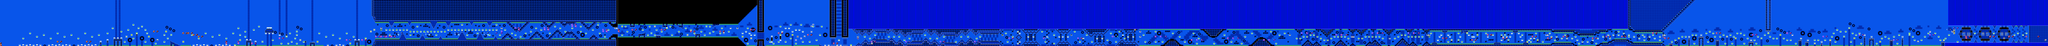

The image is a tile-based game level rendered from a .tmx file. Its description and source (layers, tilesets, objects; grid data summarised) follow:
An orthogonal 1190x27 tile map with 16x16 px tiles, 2 tile layers (SP, ...), 2 tilesets.

<map version="1.10" tiledversion="1.11.2" orientation="orthogonal" renderorder="right-down" width="1190" height="27" tilewidth="16" tileheight="16" infinite="0" nextlayerid="3" nextobjectid="1">
 <editorsettings>
  <chunksize width="16" height="27" />
  <export target="../LEVELS/LEVEL DATA/lvlset_B/fireaura.csv" format="csv" />
 </editorsettings>
 <tileset firstgid="1" name="famidash" tilewidth="16" tileheight="16" tilecount="256" columns="16">
  <image source="../GRAPHICS/famidash.bmp" width="256" height="256" />
 </tileset>
 <tileset firstgid="257" name="sprites" tilewidth="16" tileheight="16" tilecount="256" columns="16">
  <image source="../GRAPHICS/sprites.png" width="256" height="256" />
 </tileset>
 <layer id="1" width="1190" height="27">
  <data>[32130 cells, 32130 non-empty, 121 distinct tile ids]</data>
 </layer>
 <layer id="2" name="SP" width="1190" height="27">
  <data>[32130 cells, 760 non-empty, 59 distinct tile ids]</data>
 </layer>
</map>
